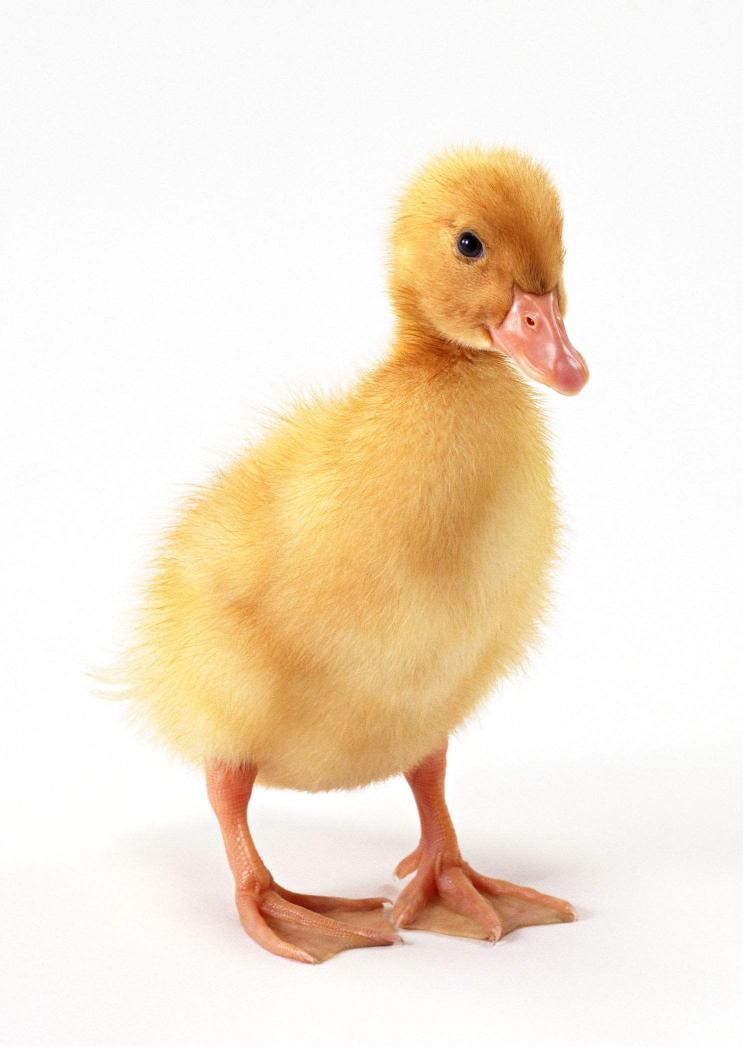
#> input picture 6_图像数据处理（颜色与形状变换）素材/pic1.jpg, 1486 x 2094 px (shown at 1/2 size)
$ python image_process.py
#> lines starting #> are read from the running program, lines starting #| are printed output that depends on the picture
# -*- coding: utf-8 -*-
"""
OpenCV 图像读取入门：读取 pic1.jpg 并显示
未安装 OpenCV 可执行：pip install opencv-python
"""

# 导入 OpenCV 库
import cv2
import numpy as np

# 导入 sys 模块，用于修改终端输出编码
import sys

# Windows 命令行默认 GBK 编码，输出特殊字符时可能报错，改成 utf-8 更稳妥
sys.stdout.reconfigure(encoding='utf-8')

# 图片文件名（相对路径，表示在本 .py 文件所在的目录下找 pic1.jpg）
file_name = 'pic1.jpg'

# 1. 用 imread() 读取图片
#    读取成功时返回一个 NumPy 数组（三维：高×宽×通道数）
#    读取失败时返回 None，不会报错，所以必须自己判断
img = cv2.imread(file_name)
#> img is the input picture: shape (2094, 1486, 3); mean B, G, R 212.2, 230.1, 244.4

# 2. 判断图片是否读取成功
if img is None:
    # 读取失败时打印两种最常见的原因
    print('图片读取失败！常见原因：')
    print('1. 文件不在本 .py 文件的同一目录下（当前找不到', file_name, '）')
    print('2. 文件路径中含有中文，cv2.imread() 对中文路径支持不好')
    print('   解决办法：把图片移到英文路径下，或用 np.fromfile() + cv2.imdecode() 读取')
else:
    # 读取成功，打印图片的基本信息
    print('图片读取成功')

    # shape 是图像的形状，返回 (高, 宽, 通道数)
    # 例如 (480, 640, 3) 表示：高 480 像素、宽 640 像素、3 个颜色通道（BGR）
    print('shape（高, 宽, 通道数）:', img.shape)
#| shape（高, 宽, 通道数）: (2094, 1486, 3)

    # dtype 是数组中每个元素的数据类型
    # 图像通常是 uint8，即 0~255 的无符号整数
    print('dtype:', img.dtype)
#| dtype: uint8

    # 取左上角 (0, 0) 位置的像素值
    # 写法是 img[行, 列]，行=高方向、列=宽方向，注意不是 (x, y)
    # OpenCV 读取的颜色顺序是 BGR，所以这里返回 [蓝, 绿, 红]
    print('左上角 (0,0) 的像素值（BGR）:', img[0, 0])
#| 左上角 (0,0) 的像素值（BGR）: [246 246 246]

    # 3. 用 imshow() 弹出窗口显示图片
    #    参数1 是窗口标题，参数2 是要显示的图像数据
    cv2.imshow('pic1', img)

    # 4. 用 waitKey(0) 等待按键
    #    参数 0 表示无限等待，直到用户按下任意键
    #    这一句必须写，否则窗口会一闪而过
    cv2.waitKey(0)

    # 5. 用 destroyAllWindows() 关闭所有弹出的窗口，释放资源
    cv2.destroyAllWindows()
    # =========================================================
    # 下面新增：颜色空间转换 + 拼接对比显示
    # =========================================================

    # 1. 重新读取原图（imread 读进来的是 BGR 格式），并判断是否成功
    img2 = cv2.imread(file_name)

    if img2 is None:
        # 读取失败时给出提示（常见原因同上：文件不在同目录、路径含中文）
        print('图片读取失败：找不到 pic1.jpg，或路径中含有中文')
    else:
        # 2. 用 cvtColor() 做颜色空间转换
        #    语法：cv2.cvtColor(输入图像, 转换标志)
        #    转换标志的命名规律是「COLOR_源空间2目标空间」

        # BGR -> RGB：把 OpenCV 默认的蓝绿红顺序改成常见的红绿蓝
        img_rgb = cv2.cvtColor(img2, cv2.COLOR_BGR2RGB)
        # 保存 RGB 图
        cv2.imwrite('pic1_rgb.jpg', img_rgb)

        # BGR -> GRAY：转灰度图，三个通道压缩成一个亮度通道
        img_gray = cv2.cvtColor(img2, cv2.COLOR_BGR2GRAY)
        # 保存灰度图
        cv2.imwrite('pic1_gray.jpg', img_gray)

        # BGR -> HSV：色调(H)、饱和度(S)、明度(V)，常用于按颜色分割目标
        img_hsv = cv2.cvtColor(img2, cv2.COLOR_BGR2HSV)
#> img_hsv: shape (2094, 1486, 3); mean H, S, V 10.1, 37, 244.5
        # 保存 HSV 图
        cv2.imwrite('pic1_hsv.jpg', img_hsv)

        # BGR -> YCrCb：亮度(Y) + 红色差(Cr) + 蓝色差(Cb)，常用于肤色检测和图像压缩
        img_ycrcb = cv2.cvtColor(img2, cv2.COLOR_BGR2YCrCb)
#> img_ycrcb: shape (2094, 1486, 3); mean of channels 0, 1, 2 232.4, 136.6, 116.6
        # 保存 YCrCb 图
        cv2.imwrite('pic1_ycrcb.jpg', img_ycrcb)

        # 3. 打印原图和四种转换结果的 shape
        print('原图 BGR  的 shape:', img2.shape)
#| 原图 BGR  的 shape: (2094, 1486, 3)
        print('RGB      的 shape:', img_rgb.shape)
#| RGB      的 shape: (2094, 1486, 3)
        print('GRAY     的 shape:', img_gray.shape)
#| GRAY     的 shape: (2094, 1486)
        print('HSV      的 shape:', img_hsv.shape)
#| HSV      的 shape: (2094, 1486, 3)
        print('YCrCb    的 shape:', img_ycrcb.shape)
#| YCrCb    的 shape: (2094, 1486, 3)

        # 4. 把原图和灰度图横向拼接成对比图
        #    拼接要求两张图的通道数相同，
        #    原图是 3 通道、灰度图是 1 通道，所以先把灰度图补回 3 通道
        #    GRAY2BGR 会把这个亮度值复制三份，看起来仍是灰色
        img_gray_3c = cv2.cvtColor(img_gray, cv2.COLOR_GRAY2BGR)

        # hconcat() 表示横向拼接（水平方向并排）；想要上下拼接可用 vconcat()
        combine = cv2.hconcat([img2, img_gray_3c])
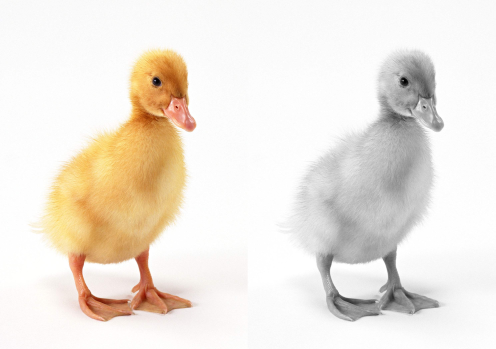
#> combine: shape (2094, 2972, 3) (shown at 1/6 size); mean B, G, R 222.3, 231.3, 238.4

        # 把拼接图缩小到原来的一半，避免图片太大超出屏幕
        # dsize=(0, 0) 配合 fx、fy 使用，fx/fy 是宽和高的缩放比例
        combine_small = cv2.resize(combine, (0, 0), fx=0.5, fy=0.5)

        # 弹出窗口显示对比图（左边原图，右边灰度图）
        cv2.imshow('BGR vs GRAY', combine_small)

        # 等待按键，0 表示一直等到用户按下任意键
        cv2.waitKey(0)

        # 关闭所有窗口，释放资源
        cv2.destroyAllWindows()

# =========================================================
# 下面新增：图像缩放变换
# =========================================================

# 1. 读取原图，并判断是否成功
image = cv2.imread(file_name)

if image is None:
    # 读取失败时的提示（原因同上：文件不在同目录、或路径含中文）
    print('图片读取失败：找不到 pic1.jpg，或路径中含有中文')
else:
    # 2. 打印原图的高和宽
    #    image.shape 的前两位是 (高, 宽)，第三位才是通道数
    #    shape[0] 是高（行数），shape[1] 是宽（列数）
    height = image.shape[0]
    width = image.shape[1]
    print('原图的高:', height)
#| 原图的高: 2094
    print('原图的宽:', width)
#| 原图的宽: 1486
    print('原图 shape（高, 宽, 通道数）:', image.shape)
#| 原图 shape（高, 宽, 通道数）: (2094, 1486, 3)

    # 3. 缩放到固定尺寸 400×300
    #    resize() 的第二个参数 dsize 是 (宽, 高)，注意顺序和 shape 相反！
    #    这里 (400, 300) 表示：宽 400、高 300
    resize_fixed = cv2.resize(image, (400, 300))
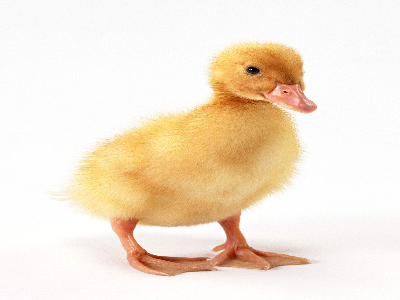
#> resize_fixed: shape (300, 400, 3); mean B, G, R 212.1, 230, 244.3

    # 保存固定尺寸缩放后的图片
    cv2.imwrite('pic1_resize_fixed.jpg', resize_fixed)

    # 打印固定尺寸缩放后的 shape
    print('固定尺寸 400×300 后的 shape:', resize_fixed.shape)
#| 固定尺寸 400×300 后的 shape: (300, 400, 3)

    # 4. 按比例缩放：宽和高都变成原来的 0.5 倍
    #    dsize 写 None（或 (0, 0)），表示"目标尺寸由 fx、fy 决定"
    #    fx 是宽方向的缩放倍数，fy 是高方向的缩放倍数
    resize_scale = cv2.resize(image, None, fx=0.5, fy=0.5)

    # 保存按比例缩放后的图片
    cv2.imwrite('pic1_resize_scale.jpg', resize_scale)

    # 打印按比例缩放后的 shape
    print('按 0.5 倍缩放后的 shape:', resize_scale.shape)
#| 按 0.5 倍缩放后的 shape: (1047, 743, 3)

    # 顺带算一下：验证 shape 的前两位确实是原图的一半
    print('原图高的一半:', height * 0.5, '，缩放后高:', resize_scale.shape[0])
#| 原图高的一半: 1047.0 ，缩放后高: 1047
    print('原图宽的一半:', width * 0.5, '，缩放后宽:', resize_scale.shape[1])
#| 原图宽的一半: 743.0 ，缩放后宽: 743
# =========================================================
# 下面新增：图像平移变换（向右 100 像素、向下 50 像素）
# =========================================================

# 1. 读取原图，并判断是否成功
img3 = cv2.imread(file_name)

if img3 is None:
    # 读取失败时给出提示（常见原因：文件不在同目录、或路径含中文）
    print('图片读取失败：找不到 pic1.jpg，或路径中含有中文')
else:
    # 2. 取出原图的高和宽
    #    shape[0] 是高（行方向，也就是 y 方向）
    #    shape[1] 是宽（列方向，也就是 x 方向）
    h = img3.shape[0]
    w = img3.shape[1]

    # 3. 用 numpy 构造 2×3 的平移矩阵（仿射变换矩阵的前两行）
    #
    #    矩阵写成两行：
    #        [[1, 0, 100],
    #         [0, 1,  50]]
    #
    #    矩阵里每个数字的含义：
    #      第 1 行第 1 个数 1   ：x 方向的缩放倍数，1 表示横向不缩放
    #      第 1 行第 2 个数 0   ：x 方向的错切/旋转分量，0 表示不倾斜
    #      第 1 行第 3 个数 100 ：x 方向（水平）平移的像素数，正数是向右移，负数是向左移
    #      第 2 行第 1 个数 0   ：y 方向的错切/旋转分量，0 表示不倾斜
    #      第 2 行第 2 个数 1   ：y 方向的缩放倍数，1 表示纵向不缩放
    #      第 2 行第 3 个数 50  ：y 方向（垂直）平移的像素数，正数是向下移，负数是向上移
    #
    #    一句话记法：[[a, b, tx],
    #                 [c, d, ty]]
    #    其中 a、d 控制缩放，b、c 控制旋转/倾斜，最后一列 tx、ty 就是 x、y 方向的移动像素数
    #
    #    dtype=np.float32 是 OpenCV 的要求：warpAffine 的变换矩阵必须是 32 位浮点类型
    #    （int 类型会报错：OpenCV(4.x) ... src data type is not supported）
    M = np.array([[1, 0, 100],
                  [0, 1, 50]], dtype=np.float32)

    # 打印矩阵，确认里面的数字
    print('平移矩阵 M：')
    print(M)

    # 4. 用 warpAffine() 执行仿射变换（这里就是平移）
    #    参数1 src    ：输入图像
    #    参数2 M      ：2×3 的变换矩阵（上面构造的）
    #    参数3 dsize  ：输出图像的尺寸，格式是 (宽, 高)，这里写成 (w, h) 表示与原图尺寸相同
    #                   注意顺序是 (宽, 高)，和 shape 的 (高, 宽, 通道) 相反
    img_translate = cv2.warpAffine(img3, M, (w, h))
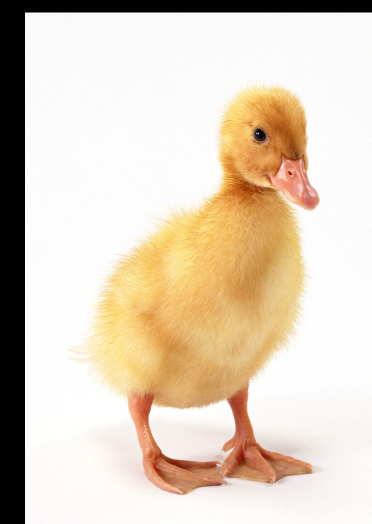
#> img_translate: shape (2094, 1486, 3) (shown at 1/4 size); mean B, G, R 189.8, 207.7, 221.9

    # 5. 保存平移后的图片
    cv2.imwrite('pic1_translate.jpg', img_translate)

    # 打印原图和平移后图片的 shape，验证尺寸完全一致
    print('原图 shape（高, 宽, 通道数）:', img3.shape)
#| 原图 shape（高, 宽, 通道数）: (2094, 1486, 3)
    print('平移后 shape（高, 宽, 通道数）:', img_translate.shape)
#| 平移后 shape（高, 宽, 通道数）: (2094, 1486, 3)

    # 6. 显示平移后的图片
    cv2.imshow('translate', img_translate)

    # 等待按键，0 表示一直等到用户按下任意键
    cv2.waitKey(0)

    # 关闭所有窗口，释放资源
    cv2.destroyAllWindows()# =========================================================
# 下面新增：图像旋转（绕图像中心逆时针旋转 45 度）
# =========================================================

# 1. 读取原图，并判断是否成功
img4 = cv2.imread(file_name)

if img4 is None:
    # 读取失败时给出提示（常见原因：文件不在同目录、或路径含中文）
    print('图片读取失败：找不到 pic1.jpg，或路径中含有中文')
else:
    # 2. 取出原图的高和宽
    #    shape[0] 是高（y 方向），shape[1] 是宽（x 方向）
    h4 = img4.shape[0]
    w4 = img4.shape[1]

    # 3. 计算图像中心的坐标
    #    中心点 = (宽 / 2, 高 / 2)，注意是 (x, y) 也就是 (列, 行) 的顺序
    #    // 是整除，得到整数像素坐标（OpenCV 要求坐标是整数）
    center = (w4 // 2, h4 // 2)
    print('图像中心坐标 (x, y):', center)
#| 图像中心坐标 (x, y): (743, 1047)

    # 4. 用 cv2.getRotationMatrix2D() 生成旋转矩阵
    #    参数1 center：旋转中心，这里填图像中心，表示绕中心旋转
    #    参数2 angle ：旋转角度，正数表示逆时针，负数表示顺时针
    #                   这里填 45，就是逆时针 45 度
    #    参数3 scale ：缩放倍数，1.0 表示只旋转、不改变大小
    #    返回值是一个 2×3 的 numpy 数组，类型已经是 float64（OpenCV 可直接用）
    M_rotate = cv2.getRotationMatrix2D(center, 45, 1.0)

    # 5. 打印旋转矩阵，观察它的结构
    print('旋转矩阵 M_rotate：')
    print(M_rotate)
#| [[ 7.07106781e-01  7.07106781e-01 -5.22721138e+02]
#|  [-7.07106781e-01  7.07106781e-01  8.32039539e+02]]

    # 6. 用 warpAffine() 执行旋转变换
    #    参数3 dsize 是 (宽, 高)，这里保持原图尺寸
    #    旋转后超出原图范围的角会被裁掉，空出来的区域默认填充黑色
    img_rotate = cv2.warpAffine(img4, M_rotate, (w4, h4))
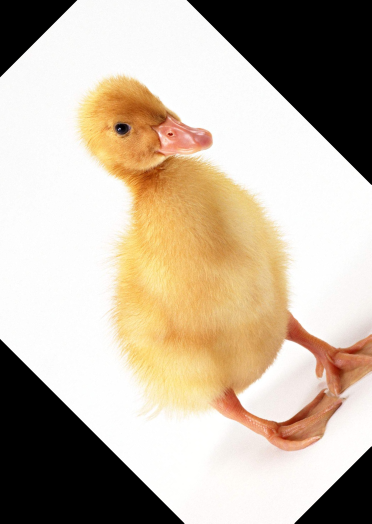
#> img_rotate: shape (2094, 1486, 3) (shown at 1/4 size); mean B, G, R 161.5, 179.2, 193

    # 7. 保存旋转后的图片
    cv2.imwrite('pic1_rotate.jpg', img_rotate)

    # 打印原图和旋转后图片的 shape，确认尺寸相同
    print('原图 shape（高, 宽, 通道数）:', img4.shape)
#| 原图 shape（高, 宽, 通道数）: (2094, 1486, 3)
    print('旋转后 shape（高, 宽, 通道数）:', img_rotate.shape)
#| 旋转后 shape（高, 宽, 通道数）: (2094, 1486, 3)

    # 8. 显示旋转后的图片
    cv2.imshow('rotate', img_rotate)

    # 等待按键，0 表示一直等到用户按下任意键
    cv2.waitKey(0)

    # 关闭所有窗口，释放资源
    cv2.destroyAllWindows()
# =========================================================
# 下面新增：图像翻转变换（水平、垂直、水平+垂直）
# =========================================================

# 1. 读取原图，并判断是否成功
img5 = cv2.imread(file_name)

if img5 is None:
    # 读取失败时给出提示（常见原因：文件不在同目录、或路径含中文）
    print('图片读取失败：找不到 pic1.jpg，或路径中含有中文')
else:
    # 2. 用 cv2.flip() 做翻转变换
    #    语法：cv2.flip(输入图像, flipCode)
    #    第二个参数 flipCode（翻转方向）的含义：
    #      1  ：水平翻转（左右镜像），沿垂直中轴线翻，等于照镜子
    #           第 1 列和第 n 列互换，第 2 列和第 n-1 列互换……
    #      0  ：垂直翻转（上下颠倒），沿水平中轴线翻
    #           第 1 行和第 m 行互换，第 2 行和第 m-1 行互换……
    #      -1 ：水平 + 垂直同时翻转（等价于把图旋转 180 度）
    #           先左右翻再上下翻，行和列都倒过来

    # 水平翻转：flipCode = 1，左右镜像
    flip_h = cv2.flip(img5, 1)

    # 垂直翻转：flipCode = 0，上下颠倒
    flip_v = cv2.flip(img5, 0)

    # 水平 + 垂直翻转：flipCode = -1，两个方向同时翻
    flip_both = cv2.flip(img5, -1)
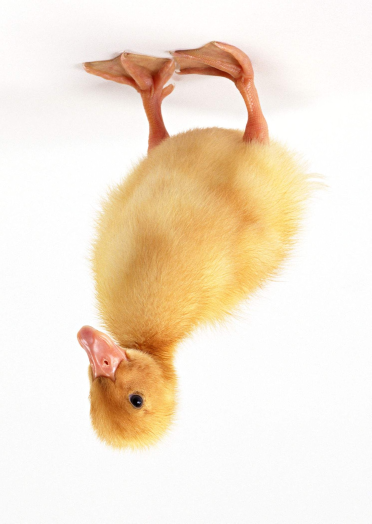
#> flip_both: shape (2094, 1486, 3) (shown at 1/4 size); mean B, G, R 212.2, 230.1, 244.4

    # 3. 分别保存三张翻转后的图片
    cv2.imwrite('pic1_flip_h.jpg', flip_h)
    cv2.imwrite('pic1_flip_v.jpg', flip_v)
    cv2.imwrite('pic1_flip_both.jpg', flip_both)

    # 4. 打印翻转前后的 shape
    print('原图 shape（高, 宽, 通道数）        :', img5.shape)
#| 原图 shape（高, 宽, 通道数）        : (2094, 1486, 3)
    print('水平翻转后 shape（高, 宽, 通道数）  :', flip_h.shape)
#| 水平翻转后 shape（高, 宽, 通道数）  : (2094, 1486, 3)
    print('垂直翻转后 shape（高, 宽, 通道数）  :', flip_v.shape)
#| 垂直翻转后 shape（高, 宽, 通道数）  : (2094, 1486, 3)
    print('水平+垂直翻转后 shape（高, 宽, 通道数）:', flip_both.shape)
#| 水平+垂直翻转后 shape（高, 宽, 通道数）: (2094, 1486, 3)

    # 说明：翻转只是把已有像素的位置重新排列（行或列的顺序倒过来），
    #       既不增删像素，也不做插值计算，
    #       所以高、宽、通道数完全不变，shape 与翻转前一致

    # 5. 把原图和三种翻转结果缩小后横向拼接，方便对比观察
    #    先把四张图统一缩到同样的高度，避免尺寸不一致无法拼接
    #    这里统一缩放到固定尺寸 400×300（注意 dsize 是 (宽, 高)）
    show_list = [img5, flip_h, flip_v, flip_both]
    show_small = [cv2.resize(x, (400, 300)) for x in show_list]
#> show_small = 4 items

    # hconcat() 横向拼接四张小图：原图 | 水平 | 垂直 | 双向
    combine_flip = cv2.hconcat(show_small)
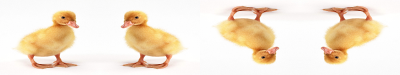
#> combine_flip: shape (300, 1600, 3) (shown at 1/4 size); mean of channels 0, 1, 2 212.1, 230, 244.3; drawn as B, G, R

    # 弹出窗口显示对比图
    cv2.imshow('flip: original | H | V | BOTH', combine_flip)

    # 等待按键，0 表示一直等到用户按下任意键
    cv2.waitKey(0)

    # 关闭所有窗口，释放资源
    cv2.destroyAllWindows()
# -*- coding: utf-8 -*-
"""
批量处理当前目录下的 pic1.jpg ~ pic5.jpg：
读取 -> 转灰度 -> 缩放到 200×200 -> 另存为新文件
需要库：opencv-python
未安装可执行：pip install opencv-python
"""

# 导入 OpenCV 库，用于读取、灰度转换、缩放、保存图片
import cv2

# 导入 sys 模块，用于修改终端输出编码
import sys

# Windows 命令行默认 GBK 编码，打印特殊字符时可能报错，改成 utf-8 更稳妥
sys.stdout.reconfigure(encoding='utf-8')

# 1. 用 for 循环遍历 1 到 5
#    range(1, 6) 生成 1、2、3、4、5（注意结束值 6 取不到，这是 Python 的规则）
for i in range(1, 6):

    # 2. 用 f-string 拼出文件名
    #    f'pic{i}.jpg' 里的 {i} 会被替换成当前的数字
    #    例如 i=1 时得到 'pic1.jpg'，i=2 时得到 'pic2.jpg'
    input_name = f'pic{i}.jpg'

    # 用 f-string 拼出要保存的新文件名
    #    例如 i=1 时得到 'pic1_gray_200.jpg'
    output_name = f'pic{i}_gray_200.jpg'

    # 3. 读取这张图片
    #    imread() 成功返回 numpy 数组，失败返回 None（不会报错，所以要自己判断）
    img = cv2.imread(input_name)

    # 4. 判断图片是否读取成功
    if img is None:
        # 读取失败：打印提示信息
        print(f'第 {i} 张：{input_name} 读取失败，已跳过（文件不存在或路径含中文）')

        # continue 表示立即结束本轮循环，直接进入下一次循环（i 变成下一个数）
        # 这样即使某张图缺失，程序也不会中断，会继续处理后面的图片
        continue

    # 5. 转成灰度图
    #    cvtColor(输入图像, 转换标志)：COLOR_BGR2GRAY 表示 BGR 彩图转灰度图
    #    转换后通道数从 3 变成 1，shape 由 (高, 宽, 3) 变成 (高, 宽)
    img_gray = cv2.cvtColor(img, cv2.COLOR_BGR2GRAY)

    # 6. 统一缩放到 200×200
    #    resize() 的第二个参数 dsize 是 (宽, 高)，顺序和 shape 的 (高, 宽) 相反
    #    这里 (200, 200) 表示宽 200、高 200，无论原图多大都会被拉伸成这个尺寸
    img_resize = cv2.resize(img_gray, (200, 200))
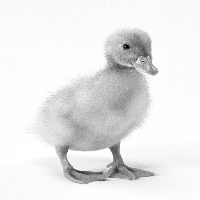
#> img_resize: shape (200, 200); min 1, max 255, mean 232.3

    # 7. 另存为新文件
    #    imwrite() 保存成功返回 True，失败返回 False
    save_ok = cv2.imwrite(output_name, img_resize)

    # 8. 每处理一张就打印一条记录
    #    包含：原文件名、原始 shape、处理后的 shape
    print(f'第 {i} 张：原文件 {input_name} | 原始 shape {img.shape} '
          f'| 处理后 shape {img_resize.shape} | 已保存为 {output_name}：{save_ok}')
#| 第 1 张：原文件 pic1.jpg | 原始 shape (2094, 1486, 3) | 处理后 shape (200, 200) | 已保存为 pic1_gray_200.jpg：True

# 9. 全部循环结束后打印完成提示
print('批量处理结束：pic1.jpg ~ pic5.jpg 已全部处理完毕')
